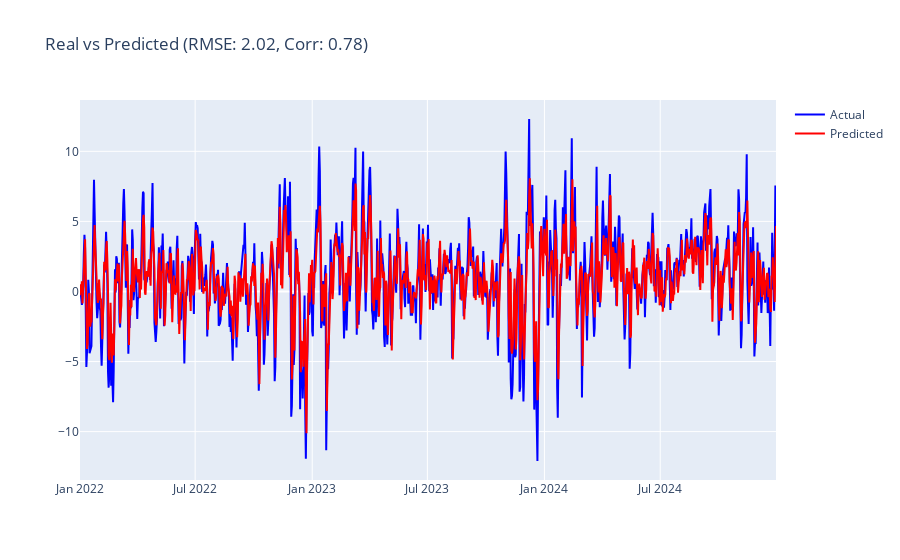

Write notebook code for a chart like this one.
### Code cell
df_raw = read_ASOS108()

use_cols = ['일시', '평균기온(°C)', '일강수량(mm)', '평균 풍속(m/s)', 
        '평균 이슬점온도(°C)', '평균 상대습도(%)', 
        '평균 현지기압(hPa)', '평균 전운량(1/10)', '합계 일사량(MJ/m2)']
df_raw1 = process_cols(df_raw, use_cols)
df_raw1 = remove_seasonal_cycle(df_raw1, use_cols)

target = '평균기온(°C)_detrended'
df_raw1['Y'] = df_raw1[target].shift(-1)
df_raw1 = df_raw1.iloc[:-1]

use_cols_detrend = df_raw1.columns
use_cols_detrend = [ col for col in use_cols_detrend if col not in use_cols]
df_raw1 = df_raw1[use_cols_detrend]

train_X, train_y, test_X, test_y, datetime = split_data(df_raw1, '2022-01-01')

predictions, rmse, corr = do_prediction(train_X, train_y, test_X, test_y)

# draw_scatter(predictions, test_y, rmse, corr)
draw_ts(test_y, predictions, datetime, rmse, corr)

### Figure 1 — Plotly figure (JSON) as saved in the notebook; plotly's stock layout.template omitted (floating-point values rounded to 4 significant figures; data arrays with more than 128 entries replaced by an {"elided": "..."} marker saying what was removed)
{"data": [{"line": {"color": "blue"}, "mode": "lines", "name": "Actual", "type": "scatter", "x": {"elided": "1088 str values"}, "y": {"elided": "1088 float values"}}, {"line": {"color": "red"}, "mode": "lines", "name": "Predicted", "type": "scatter", "x": {"elided": "1088 str values"}, "y": {"elided": "1088 float values"}}], "layout": {"title": {"text": "Real vs Predicted (RMSE: 2.02, Corr: 0.78)"}}}
